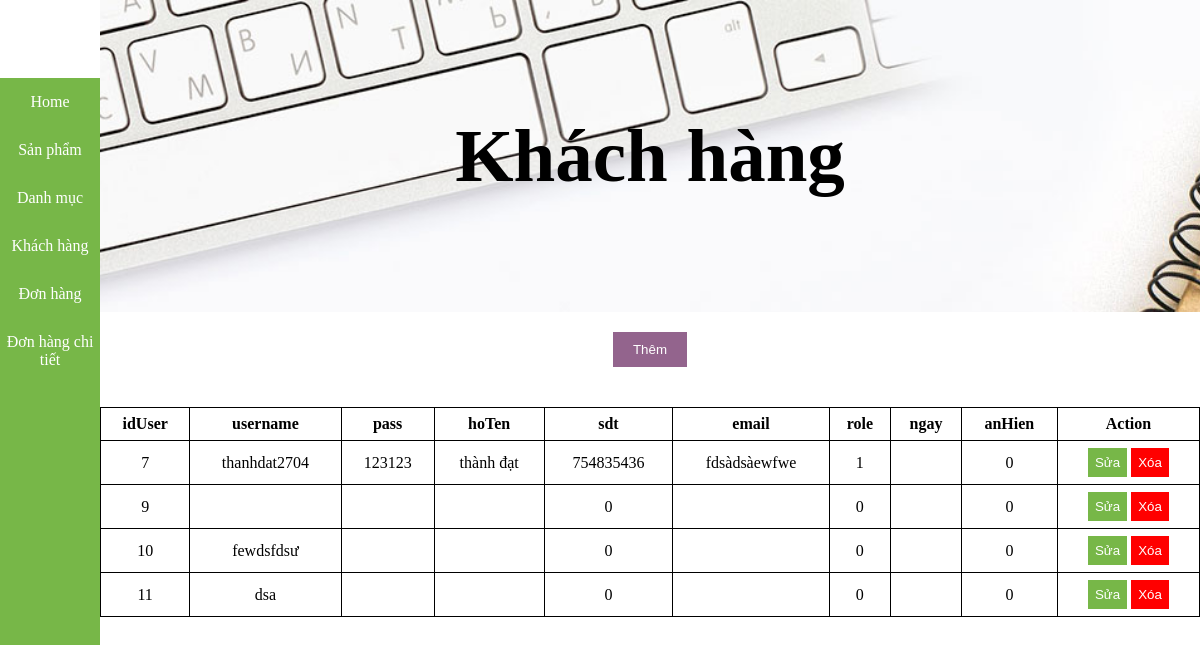
Page /admin/user on the committed database.
### tables this page shows
CREATE TABLE `users` (
  `idUser` int(11) NOT NULL,
  `userName` varchar(15) NOT NULL,
  `pass` varchar(18) NOT NULL,
  `hoTen` text NOT NULL,
  `sdt` int(11) NOT NULL,
  `email` varchar(25) NOT NULL,
  `role` int(1) NOT NULL DEFAULT 0,
  `ngay` varchar(255) NOT NULL,
  `anHien` int(1) NOT NULL
);

### admin/core/Controller.php (called while the page is built, shortened)
<?php
class Controller{
    function model($model){
        return new $model;
    }
    function view($view,$data=[]){
        require_once "./views/".$view.".php";
    }
}
?>

### admin/controllers/User.php (called while the page is built, shortened)
<?php
class User extends controller{
    function index(){
        $getUser = $this->model("UserModel");
        $this->view("masterlayout",[
            "page"=>"User",
            "user"=>  $getUser->getUser()
        ]);
    }
}

### admin/core/App.php (called while the page is built, shortened)
<?php
class App{
    protected $action =  "index";
    function __construct(){
        $arr = $this->UrlProcess();
        if(file_exists("./controllers/".$arr[0].".php")){
            $this->controller =$arr[0];
            unset($arr[0]);
        }
        $this->controller = new $this->controller;
        $this->param = $arr?array_values($arr):[];
        call_user_func_array([$this->controller,$this->action],$this->param);
    }
    function UrlProcess(){
        if(isset( $_GET['url'])){
            return explode("/", filter_var(trim($_GET['url'], "/")));
        }
    }
}
?>

### admin/index.php (called while the page is built, shortened)
<?php
$App = new App();
?>

### admin/core/DB.php (called while the page is built, shortened)
<?php
class DB{
    private $host = "localhost";
    private $dbname = "bookstore";
    private $username = "root";
    private $password = "";
    private $options = array(PDO::MYSQL_ATTR_INIT_COMMAND =>  "SET NAMES 'UTF8'",PDO::ATTR_ERRMODE => PDO::ERRMODE_EXCEPTION);
    private $sql ="";
    private $DBH = "";
    function __construct(){
        $this->DBH = new PDO("mysql:host=".$this->host.";dbname=".$this->dbname,$this->username,$this->password,$this->options);
    }
    function setQuery($sql_input){
        $this->sql =$sql_input;
    }
    function fetchAll(){
        $statement = $this->DBH->prepare($this->sql);
        $statement->execute();
        return $statement->fetchAll();
    }
}
?>

### admin/models/UserModel.php (called while the page is built, shortened)
<?php
class UserModel extends DB{
    function getUser(){
        $query = "SELECT * FROM users";
        return $this->fetchAll();
    }
}
?>

### admin/views/page/User.php (the view, shortened to what this page needs)
<section>
    <div class="admin">
        <div class="admin-content">
            <h1>Khách hàng</h1>
        </div>
    </div>
</section>
<section class="section-content">
    <div class="action section-content-block">
        <div class="block">
            <button id="add">Thêm</button>
        </div>
    </div>
    <div class="show section-content-block">
        <table>
            <tr>
                <th>idUser</th>
                <th>username</th>
                <th>pass</th>
                <th>hoTen</th>
                <th>sdt</th>
                <th>email</th>
                <th>role</th>
                <th>ngay</th>
                <th>anHien</th>
                <th>Action</th>
            </tr>
            <tbody id="data-product-admin">
                <?php
                foreach ($data["user"] as $datauser) {
                    extract($datauser);
                    echo '<tr>
                            <td>' . $idUser . '</td>
                            <td>' . $userName . '</td>
                            <td>' . $pass . '</td>
                            <td>' . $hoTen . '</td>
                            <td>' . $sdt . '</td>
                            <td>' . $email . '</td>
                            <td>' . $role . '</td>
                            <td>' . $ngay . '</td>
                            <td>' . $anHien . '</td>
                            <td>
                            <button name="edit-btn" class="edit-btn">Sửa</button>
                            <a href="user/removeuser/'.$idUser.'"><button id="delete-btn">Xóa</button></a>
                            </td>
                        </tr>';
                }
                ?>
            </tbody>
        </table>
    </div>
</section>

### public/admin.css (style rules this page uses)
* { padding: 0; margin: 0; box-sizing: border-box; }
.admin { width: 100%; height: 39vh; background: url(image/bgparallax-07.jpg); background-size: cover; background-position: center; background-attachment: fixed; }
.admin-content h1 { text-align: center; line-height: 39vh; }
.admin-content { font-size: 50px }
table, tr, td, th { border: 1px solid black; border-collapse: collapse; text-align: center; padding: 7px; }
table { width: 100%; }
.block { text-align: center; }
.section-content-block { padding: 20px 0; }
button { color: white; border: unset; }
#add { padding: 10px 20px; background-color: #93648d; color: white; border: unset; }
.edit-btn { background-color: #77b748; padding: 7px; }
#delete-btn { background-color: red; padding: 7px; }

### rows in the picture
users: idUser "7", userName "thanhdat2704", pass "123123", hoTen "thành đạt", sdt "754835436", email "fdsàdsàewfwe", role "1", anHien "0"
users: idUser "9", sdt "0", role "0", anHien "0"
users: idUser "10", userName "fewdsfdsư", sdt "0", role "0", anHien "0"
users: idUser "11", userName "dsa", sdt "0", role "0", anHien "0"
